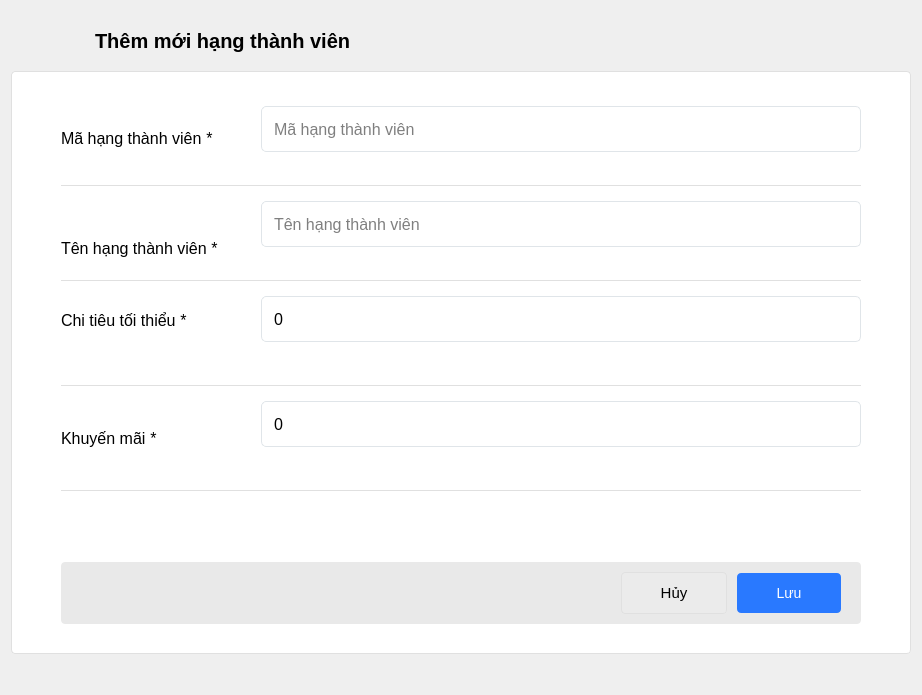
<?xml version="1.0" encoding="UTF-8"?>
<ui version="4.0">
 <class>Form</class>
 <widget class="QWidget" name="Form">
  <property name="geometry">
   <rect>
    <x>0</x>
    <y>0</y>
    <width>922</width>
    <height>695</height>
   </rect>
  </property>
  <property name="windowTitle">
   <string>Form</string>
  </property>
  <property name="styleSheet">
   <string notr="true">QSpinBox{
	border: 1px solid #e0e5e9;
	background: transparent;
	font-size: 16px;
	line-height: 1.2;
	min-height:34px;
	height: 34px;
	border-radius: 5px;
	padding: 5px 10px;
	min-width: 200px;
}

QSpinBox:focus {
	border-color: #5500ff;
}

QLineEdit, QPlainTextEdit{
	border: 1px solid #e0e5e9;
	font-size: 16px;
	line-height: 1.2;
	min-height:34px;
	height: 34px;
	border-radius: 5px;
	padding: 5px 10px;
	min-width: 200px;
}

    QScrollBar:vertical
    {
        background-color: #fff;
        width: 15px;
        margin: 15px 3px 15px 3px;
        border: 1px transparent #2A2929;
        border-radius: 4px;
    }

    QScrollBar::handle:vertical
    {
        background-color: #cdd3d6;         /* #605F5F; */
        min-height: 5px;
        border-radius: 4px;
    }

#scrollArea_2, #verticalLayout_6, #userDialogForm, #scrollAreaWidgetContents_2, #widget{
	background: #fff;
}
    QScrollBar::sub-line:vertical
    {
        margin: 3px 0px 3px 0px;
        border-image: url(:/qss_icons/rc/up_arrow_disabled.png);
        height: 10px;
        width: 10px;
        subcontrol-position: top;
        subcontrol-origin: margin;
    }

    QScrollBar::add-line:vertical
    {
        margin: 3px 0px 3px 0px;
        border-image: url(:/qss_icons/rc/down_arrow_disabled.png);
        height: 10px;
        width: 10px;
        subcontrol-position: bottom;
        subcontrol-origin: margin;
    }

    QScrollBar::sub-line:vertical:hover,QScrollBar::sub-line:vertical:on
    {
        border-image: url(:/qss_icons/rc/up_arrow.png);
        height: 10px;
        width: 10px;
        subcontrol-position: top;
        subcontrol-origin: margin;
    }

    QScrollBar::add-line:vertical:hover, QScrollBar::add-line:vertical:on
    {
        border-image: url(:/qss_icons/rc/down_arrow.png);
        height: 10px;
        width: 10px;
        subcontrol-position: bottom;
        subcontrol-origin: margin;
    }

    QScrollBar::up-arrow:vertical, QScrollBar::down-arrow:vertical
    {
        background: none;
    }

    QScrollBar::add-page:vertical, QScrollBar::sub-page:vertical
    {
        background: none;
    }

#dialog_product_title{
	font-size: 20px;
	font-weight: bold;
}

#centralwidget QLineEdit:focus, QPlainTextEdit:focus {
	border-color: #5500ff;
}

#userDialogForm QLabel{
	color: #000;
	font-size: 16px;
	font-weight: 400;
}

#userDialogForm  QLineEdit{
	border: 1px solid #e0e5e9;
	background: transparent;
	font-size: 16px;
	line-height: 1.2;
	min-height:34px;
	height: 34px;
	border-radius: 5px;
	padding: 5px 10px;
	min-width: 200px;
}

#centralwidget QLineEdit:focus {
	border-color: #5500ff;
}

QPushButton{
	min-height: 36px;
	font-size: 14px;
	padding: 2px 12px;
}

QHBoxLayout QLabel{
	background: red;
}

#btn_save_product{
	min-height: 36px;
	border-radius: 4px;
	color: #fff;
    background: #2979ff;
	border: 1px;
	font-size: 14px;
	padding: 2px 12px;
    min-width: 80px;
}

#btn_add_product_category{
	min-height: 42px;
	border-radius: 4px;
	color: #fff;
    background: #2979ff;
	border: 1px;
	font-size: 14px;
	padding: 2px 12px;
    min-width: 30px;
}

#btn_save_product:hover{
	    background: #0062cc;
}


#btn_cancel_rank{
	background: #ebebeb;
	outline: none;
	border: 1px solid #e0e0e0;
	min-height: 36px;
    min-width: 80px;
	border-radius: 4px;
	padding: 2px 12px;
}

#btn_cancel_product:hover{
	background: #f4f5f8;
}

QTableWidget QHeaderView::section {
  	height: 48px;
	font-weight: 600;
	text-align: left;
	font-size: 14px;

	font-weight: 600;
    background: #fff;
	padding: 0 16px;
}
#tableUserContainer{
	border: none;
	border-radius:  4px;
}

QTableWidget::item {
   	padding: 0 16px;
	vertical-align: middle;
	height: 50px;
    border-bottom: 1px solid #ddd;	
	border-right: 1px solid #ddd;
	cursor: pointer;
}

#stackedWidget{
	background: #fff;
}

#userDialogForm QLabel{
	color: #000;
	font-size: 16px;
	font-weight: 400;
}

#userDialogForm  QLineEdit, #userDialogForm QComboBox, QSpinBox{
	border: 1px solid #e0e5e9;
	background: transparent;
	font-size: 16px;
	line-height: 1.2;
	min-height:34px;
	height: 34px;
	border-radius: 5px;
	padding: 5px 10px;
	min-width: 200px;
}

QLineEdit, QComboxBox,QSpinBox{
	border: 1px solid #e0e5e9;
	font-size: 16px;
	line-height: 1.2;
	min-height:34px;
	height: 34px;
	border-radius: 5px;
	padding: 5px 10px;
	min-width: 200px;
}

#centralwidget QLineEdit:focus, #centralwidget QComboBox:focus, QSpinBox:focus {
	border-color: #5500ff;
}

#btnCancelUser,#btn_image_product, #btn_manufacture_date_product{
	background: #ebebeb;
	outline: none;
	border: 1px solid #e0e0e0;
	min-height: 36px;
    min-width: 80px;
	border-radius: 4px;
	padding: 2px 12px;
}

#btn_cancel_rank:hover, #btn_image_product:hover{
	background: #f4f5f8;
}

#btn_save_rank{
	min-height: 36px;
	border-radius: 4px;
	color: #fff;
    background: #2979ff;
	border: 1px;
	font-size: 14px;
	padding: 2px 12px;
    min-width: 80px;
}

QPushButton{
	min-height: 36px;
	font-size: 14px;
	padding: 2px 12px;
}

#btn_save_rank:hover{
	    background: #0062cc;
}

#footerUserContainer{
	 background-color: #fbfbfe;
	padding: 12px 24px;
	border-top: 1px solid #e0e0e0;
}

#back_btn_rank{
	margin-left: 10px;
	margin-right: 10px;
	background: transparent;
}

#dialogTitleUser{
	font-size: 20px;
	font-weight: bold;
}

#popupHeader{
	height: 60px;
	min-height: 24px;
}

#widget_12, #widget_11, #widget_10, #widget_7, #confirmContainer, #widget_2, #widget_12, #discount_container{
		border-bottom: 1px solid #e0e0e0;
}	

#userDialogForm{
		border-radius: 4px;
		border: 1px solid #e0e0e0;
}



#userDialogFormSubContainer{
	background: #e9e9e9;
	border-radius: 4px;
}
 #formInput_4 QLabel {
	margin-top: 10px;
}
QHBoxLayout QLabel{
	background: red;
}

#label_product_1, #labelCode, #labelPassword{
	margin-top:30px;
}

QPushButton, QComboBox{
	min-width: 80px;
	min-height: 36px;
	border-radius: 4px;
	font-size: 15px;
}

#error_product_image, #error_quantity, #error_manufacture_date, #error_description, #error_price, #error_name, #error_code, #error_spending, #error_discount{
	padding-top: 8px;
	padding-bottom: 8px;
}

#addUserBtn, #btn_add_category, #btn_add_product{
		width:  100px;
		background: #2979ff;
		color: #fff;
}

#addUserBtn:hover{
	background: #1a73e8;
}

#addUserBtn QLabel{
	padding-left: 10px;
}

#search_btn_2{
	border: none;
}

#searchBoxContainer QLineEdit, #searchBoxContainer_2 QLineEdit, #search_input_category_2, #search_input_product_2{
	border: none;
}

#searchBoxContainer, #searchBoxContainer_3,#searchBoxContainer_4{
	border: 1px solid #e0e0e0;
    border-radius: 3.5px;	
	min-height: 36px;
}

#searchBoxContainer_2{
	border: 1px solid #e0e0e0;
    border-radius: 3.5px;
	min-height: 36px;
}

#headerAdmin{
	background: #fff;
}

#change_btn{
	max-width: 20px !important;
}

#change_btn:hover{
	background: #ddd;
}

#change_btn, #search_btn_5,  #search_btn_2, #back_btn_category, #search_btn_category_2, #search_btn_product_2, #btn_image_product, #btn_manufacture_date_product, #back_btn_rank{
	min-width: 30px;
}


#search_input_5{
	padding: 0;
	padding-left: 10px
}

#customers_btn_2, #products_btn_2, #orders_btn_2, #dashboard_btn_2,#home_btn_2,#user_btn_2, #category_btn_2{
	text-align: left;
}

#label_required_4, #label_required_3, #label_required_2, #label_required_1{
	text-align: right;
}

#btn_image_product{
	min-height:  40px;
	min-width: 64px;
}

QPlainTextEdit{
	min-height: 82px;
}</string>
  </property>
  <layout class="QVBoxLayout" name="verticalLayout">
   <item>
    <widget class="QWidget" name="customerDialog" native="true">
     <layout class="QVBoxLayout" name="verticalLayout_9">
      <property name="spacing">
       <number>0</number>
      </property>
      <property name="leftMargin">
       <number>0</number>
      </property>
      <property name="topMargin">
       <number>0</number>
      </property>
      <property name="rightMargin">
       <number>0</number>
      </property>
      <property name="bottomMargin">
       <number>0</number>
      </property>
      <item>
       <layout class="QVBoxLayout" name="verticalLayout_7">
        <item>
         <widget class="QWidget" name="popupHeader" native="true">
          <property name="minimumSize">
           <size>
            <width>0</width>
            <height>60</height>
           </size>
          </property>
          <layout class="QHBoxLayout" name="horizontalLayout_8">
           <property name="spacing">
            <number>0</number>
           </property>
           <property name="leftMargin">
            <number>0</number>
           </property>
           <property name="topMargin">
            <number>0</number>
           </property>
           <property name="rightMargin">
            <number>0</number>
           </property>
           <property name="bottomMargin">
            <number>0</number>
           </property>
           <item>
            <layout class="QHBoxLayout" name="horizontalLayout_7">
             <property name="spacing">
              <number>0</number>
             </property>
             <item>
              <widget class="QPushButton" name="back_btn_rank">
               <property name="cursor">
                <cursorShape>PointingHandCursor</cursorShape>
               </property>
               <property name="text">
                <string/>
               </property>
               <property name="icon">
                <iconset resource="../resource.qrc">
                 <normaloff>:/icon/resources/icon/back.svg</normaloff>:/icon/resources/icon/back.svg</iconset>
               </property>
              </widget>
             </item>
             <item>
              <widget class="QLabel" name="dialogTitleUser">
               <property name="font">
                <font>
                 <pointsize>-1</pointsize>
                 <weight>75</weight>
                 <bold>true</bold>
                </font>
               </property>
               <property name="text">
                <string>Thêm mới hạng thành viên</string>
               </property>
              </widget>
             </item>
             <item>
              <spacer name="horizontalSpacer_4">
               <property name="orientation">
                <enum>Qt::Horizontal</enum>
               </property>
               <property name="sizeHint" stdset="0">
                <size>
                 <width>40</width>
                 <height>20</height>
                </size>
               </property>
              </spacer>
             </item>
            </layout>
           </item>
          </layout>
         </widget>
        </item>
        <item>
         <widget class="QWidget" name="widget_9" native="true">
          <property name="sizePolicy">
           <sizepolicy hsizetype="Expanding" vsizetype="Preferred">
            <horstretch>0</horstretch>
            <verstretch>0</verstretch>
           </sizepolicy>
          </property>
          <property name="minimumSize">
           <size>
            <width>0</width>
            <height>100</height>
           </size>
          </property>
          <layout class="QHBoxLayout" name="horizontalLayout_12">
           <property name="spacing">
            <number>0</number>
           </property>
           <property name="leftMargin">
            <number>0</number>
           </property>
           <property name="topMargin">
            <number>0</number>
           </property>
           <property name="rightMargin">
            <number>0</number>
           </property>
           <property name="bottomMargin">
            <number>0</number>
           </property>
           <item>
            <layout class="QHBoxLayout" name="horizontalLayout_11">
             <property name="spacing">
              <number>0</number>
             </property>
             <property name="bottomMargin">
              <number>30</number>
             </property>
             <item>
              <spacer name="horizontalSpacer_7">
               <property name="orientation">
                <enum>Qt::Horizontal</enum>
               </property>
               <property name="sizeHint" stdset="0">
                <size>
                 <width>40</width>
                 <height>20</height>
                </size>
               </property>
              </spacer>
             </item>
             <item>
              <widget class="QWidget" name="userDialogForm" native="true">
               <property name="sizePolicy">
                <sizepolicy hsizetype="Expanding" vsizetype="Preferred">
                 <horstretch>0</horstretch>
                 <verstretch>0</verstretch>
                </sizepolicy>
               </property>
               <property name="minimumSize">
                <size>
                 <width>900</width>
                 <height>300</height>
                </size>
               </property>
               <layout class="QVBoxLayout" name="verticalLayout_10">
                <property name="spacing">
                 <number>0</number>
                </property>
                <property name="leftMargin">
                 <number>50</number>
                </property>
                <property name="topMargin">
                 <number>20</number>
                </property>
                <property name="rightMargin">
                 <number>50</number>
                </property>
                <property name="bottomMargin">
                 <number>30</number>
                </property>
                <item>
                 <layout class="QVBoxLayout" name="userDialogFormContainer_2">
                  <property name="spacing">
                   <number>0</number>
                  </property>
                  <property name="leftMargin">
                   <number>0</number>
                  </property>
                  <property name="topMargin">
                   <number>0</number>
                  </property>
                  <property name="rightMargin">
                   <number>0</number>
                  </property>
                  <property name="bottomMargin">
                   <number>0</number>
                  </property>
                  <item>
                   <widget class="QWidget" name="widget_7" native="true">
                    <layout class="QHBoxLayout" name="horizontalLayout_9">
                     <property name="spacing">
                      <number>0</number>
                     </property>
                     <property name="leftMargin">
                      <number>0</number>
                     </property>
                     <property name="topMargin">
                      <number>0</number>
                     </property>
                     <property name="rightMargin">
                      <number>0</number>
                     </property>
                     <property name="bottomMargin">
                      <number>0</number>
                     </property>
                     <item>
                      <widget class="QWidget" name="widget_14" native="true">
                       <layout class="QHBoxLayout" name="horizontalLayout_2">
                        <property name="spacing">
                         <number>0</number>
                        </property>
                        <property name="leftMargin">
                         <number>0</number>
                        </property>
                        <property name="topMargin">
                         <number>0</number>
                        </property>
                        <property name="rightMargin">
                         <number>0</number>
                        </property>
                        <property name="bottomMargin">
                         <number>0</number>
                        </property>
                        <item>
                         <widget class="QWidget" name="widget_8" native="true">
                          <property name="minimumSize">
                           <size>
                            <width>200</width>
                            <height>0</height>
                           </size>
                          </property>
                          <property name="maximumSize">
                           <size>
                            <width>200</width>
                            <height>16777215</height>
                           </size>
                          </property>
                          <layout class="QHBoxLayout" name="horizontalLayout_10">
                           <property name="spacing">
                            <number>0</number>
                           </property>
                           <property name="leftMargin">
                            <number>0</number>
                           </property>
                           <property name="topMargin">
                            <number>0</number>
                           </property>
                           <property name="rightMargin">
                            <number>0</number>
                           </property>
                           <property name="bottomMargin">
                            <number>0</number>
                           </property>
                           <item>
                            <widget class="QLabel" name="labelName_2">
                             <property name="text">
                              <string>Mã hạng thành viên</string>
                             </property>
                            </widget>
                           </item>
                           <item>
                            <widget class="QLabel" name="label_required_6">
                             <property name="sizePolicy">
                              <sizepolicy hsizetype="Expanding" vsizetype="Preferred">
                               <horstretch>0</horstretch>
                               <verstretch>0</verstretch>
                              </sizepolicy>
                             </property>
                             <property name="text">
                              <string> *</string>
                             </property>
                            </widget>
                           </item>
                          </layout>
                         </widget>
                        </item>
                        <item>
                         <widget class="QWidget" name="widget_15" native="true">
                          <property name="maximumSize">
                           <size>
                            <width>16777215</width>
                            <height>16777215</height>
                           </size>
                          </property>
                          <layout class="QVBoxLayout" name="verticalLayout_16">
                           <property name="spacing">
                            <number>0</number>
                           </property>
                           <property name="leftMargin">
                            <number>0</number>
                           </property>
                           <property name="topMargin">
                            <number>15</number>
                           </property>
                           <property name="rightMargin">
                            <number>0</number>
                           </property>
                           <property name="bottomMargin">
                            <number>0</number>
                           </property>
                           <item>
                            <widget class="QLineEdit" name="code_le">
                             <property name="minimumSize">
                              <size>
                               <width>222</width>
                               <height>46</height>
                              </size>
                             </property>
                             <property name="maximumSize">
                              <size>
                               <width>16777215</width>
                               <height>16777215</height>
                              </size>
                             </property>
                             <property name="text">
                              <string/>
                             </property>
                             <property name="placeholderText">
                              <string notr="true">Mã hạng thành viên</string>
                             </property>
                             <property name="clearButtonEnabled">
                              <bool>true</bool>
                             </property>
                            </widget>
                           </item>
                           <item>
                            <widget class="QLabel" name="error_code">
                             <property name="text">
                              <string/>
                             </property>
                             <property name="margin">
                              <number>0</number>
                             </property>
                            </widget>
                           </item>
                          </layout>
                         </widget>
                        </item>
                       </layout>
                      </widget>
                     </item>
                    </layout>
                   </widget>
                  </item>
                  <item>
                   <widget class="QWidget" name="widget_10" native="true">
                    <property name="sizePolicy">
                     <sizepolicy hsizetype="Expanding" vsizetype="Preferred">
                      <horstretch>0</horstretch>
                      <verstretch>0</verstretch>
                     </sizepolicy>
                    </property>
                    <property name="minimumSize">
                     <size>
                      <width>0</width>
                      <height>0</height>
                     </size>
                    </property>
                    <layout class="QHBoxLayout" name="horizontalLayout">
                     <property name="spacing">
                      <number>0</number>
                     </property>
                     <property name="leftMargin">
                      <number>0</number>
                     </property>
                     <property name="topMargin">
                      <number>0</number>
                     </property>
                     <property name="rightMargin">
                      <number>0</number>
                     </property>
                     <property name="bottomMargin">
                      <number>0</number>
                     </property>
                     <item>
                      <widget class="QWidget" name="widget_6" native="true">
                       <property name="minimumSize">
                        <size>
                         <width>200</width>
                         <height>0</height>
                        </size>
                       </property>
                       <property name="maximumSize">
                        <size>
                         <width>200</width>
                         <height>16777215</height>
                        </size>
                       </property>
                       <layout class="QHBoxLayout" name="horizontalLayout_6">
                        <property name="spacing">
                         <number>0</number>
                        </property>
                        <property name="leftMargin">
                         <number>0</number>
                        </property>
                        <property name="topMargin">
                         <number>30</number>
                        </property>
                        <property name="rightMargin">
                         <number>0</number>
                        </property>
                        <property name="bottomMargin">
                         <number>0</number>
                        </property>
                        <item>
                         <widget class="QLabel" name="labelName">
                          <property name="text">
                           <string>Tên hạng thành viên</string>
                          </property>
                         </widget>
                        </item>
                        <item>
                         <widget class="QLabel" name="label_required_5">
                          <property name="sizePolicy">
                           <sizepolicy hsizetype="Expanding" vsizetype="Preferred">
                            <horstretch>0</horstretch>
                            <verstretch>0</verstretch>
                           </sizepolicy>
                          </property>
                          <property name="text">
                           <string> *</string>
                          </property>
                         </widget>
                        </item>
                       </layout>
                      </widget>
                     </item>
                     <item>
                      <widget class="QWidget" name="formInput_6" native="true">
                       <property name="maximumSize">
                        <size>
                         <width>16777215</width>
                         <height>16777215</height>
                        </size>
                       </property>
                       <layout class="QVBoxLayout" name="verticalLayout_13">
                        <property name="spacing">
                         <number>0</number>
                        </property>
                        <property name="leftMargin">
                         <number>0</number>
                        </property>
                        <property name="topMargin">
                         <number>15</number>
                        </property>
                        <property name="rightMargin">
                         <number>0</number>
                        </property>
                        <property name="bottomMargin">
                         <number>0</number>
                        </property>
                        <item>
                         <widget class="QLineEdit" name="name_le">
                          <property name="minimumSize">
                           <size>
                            <width>222</width>
                            <height>46</height>
                           </size>
                          </property>
                          <property name="maximumSize">
                           <size>
                            <width>16777215</width>
                            <height>16777215</height>
                           </size>
                          </property>
                          <property name="placeholderText">
                           <string>Tên hạng thành viên</string>
                          </property>
                          <property name="clearButtonEnabled">
                           <bool>true</bool>
                          </property>
                         </widget>
                        </item>
                        <item alignment="Qt::AlignTop">
                         <widget class="QLabel" name="error_name">
                          <property name="text">
                           <string/>
                          </property>
                          <property name="margin">
                           <number>0</number>
                          </property>
                         </widget>
                        </item>
                       </layout>
                      </widget>
                     </item>
                    </layout>
                   </widget>
                  </item>
                  <item>
                   <widget class="QWidget" name="confirmContainer" native="true">
                    <layout class="QVBoxLayout" name="verticalLayout_2">
                     <property name="spacing">
                      <number>0</number>
                     </property>
                     <property name="leftMargin">
                      <number>0</number>
                     </property>
                     <property name="topMargin">
                      <number>0</number>
                     </property>
                     <property name="rightMargin">
                      <number>0</number>
                     </property>
                     <property name="bottomMargin">
                      <number>0</number>
                     </property>
                     <item>
                      <widget class="QWidget" name="confirmContainer_2" native="true">
                       <property name="minimumSize">
                        <size>
                         <width>0</width>
                         <height>105</height>
                        </size>
                       </property>
                       <layout class="QHBoxLayout" name="horizontalLayout_18">
                        <property name="spacing">
                         <number>0</number>
                        </property>
                        <property name="leftMargin">
                         <number>0</number>
                        </property>
                        <property name="topMargin">
                         <number>0</number>
                        </property>
                        <property name="rightMargin">
                         <number>0</number>
                        </property>
                        <property name="bottomMargin">
                         <number>0</number>
                        </property>
                        <item>
                         <layout class="QHBoxLayout" name="horizontalLayout_17">
                          <property name="spacing">
                           <number>0</number>
                          </property>
                          <property name="topMargin">
                           <number>0</number>
                          </property>
                          <item alignment="Qt::AlignTop">
                           <widget class="QWidget" name="widget_5" native="true">
                            <property name="minimumSize">
                             <size>
                              <width>200</width>
                              <height>0</height>
                             </size>
                            </property>
                            <property name="maximumSize">
                             <size>
                              <width>200</width>
                              <height>16777215</height>
                             </size>
                            </property>
                            <layout class="QHBoxLayout" name="horizontalLayout_5">
                             <property name="spacing">
                              <number>0</number>
                             </property>
                             <property name="leftMargin">
                              <number>0</number>
                             </property>
                             <property name="topMargin">
                              <number>30</number>
                             </property>
                             <property name="rightMargin">
                              <number>0</number>
                             </property>
                             <property name="bottomMargin">
                              <number>0</number>
                             </property>
                             <item>
                              <widget class="QLabel" name="label_7">
                               <property name="text">
                                <string>Chi tiêu tối thiểu</string>
                               </property>
                              </widget>
                             </item>
                             <item>
                              <widget class="QLabel" name="label_required_4">
                               <property name="sizePolicy">
                                <sizepolicy hsizetype="Expanding" vsizetype="Preferred">
                                 <horstretch>0</horstretch>
                                 <verstretch>0</verstretch>
                                </sizepolicy>
                               </property>
                               <property name="text">
                                <string> *</string>
                               </property>
                              </widget>
                             </item>
                            </layout>
                           </widget>
                          </item>
                          <item alignment="Qt::AlignTop">
                           <widget class="QWidget" name="formInput_3" native="true">
                            <property name="maximumSize">
                             <size>
                              <width>16777215</width>
                              <height>16777215</height>
                             </size>
                            </property>
                            <layout class="QVBoxLayout" name="verticalLayout_15">
                             <property name="spacing">
                              <number>0</number>
                             </property>
                             <property name="leftMargin">
                              <number>0</number>
                             </property>
                             <property name="topMargin">
                              <number>15</number>
                             </property>
                             <property name="rightMargin">
                              <number>0</number>
                             </property>
                             <property name="bottomMargin">
                              <number>0</number>
                             </property>
                             <item>
                              <widget class="QSpinBox" name="spending_le">
                               <property name="buttonSymbols">
                                <enum>QAbstractSpinBox::NoButtons</enum>
                               </property>
                               <property name="maximum">
                                <number>1000000000</number>
                               </property>
                              </widget>
                             </item>
                             <item alignment="Qt::AlignTop">
                              <widget class="QLabel" name="error_spending">
                               <property name="text">
                                <string/>
                               </property>
                               <property name="alignment">
                                <set>Qt::AlignLeading|Qt::AlignLeft|Qt::AlignTop</set>
                               </property>
                               <property name="margin">
                                <number>0</number>
                               </property>
                              </widget>
                             </item>
                            </layout>
                           </widget>
                          </item>
                         </layout>
                        </item>
                       </layout>
                      </widget>
                     </item>
                    </layout>
                   </widget>
                  </item>
                  <item>
                   <widget class="QWidget" name="discount_container" native="true">
                    <property name="minimumSize">
                     <size>
                      <width>0</width>
                      <height>105</height>
                     </size>
                    </property>
                    <layout class="QVBoxLayout" name="verticalLayout_3">
                     <property name="spacing">
                      <number>0</number>
                     </property>
                     <property name="leftMargin">
                      <number>0</number>
                     </property>
                     <property name="topMargin">
                      <number>0</number>
                     </property>
                     <property name="rightMargin">
                      <number>0</number>
                     </property>
                     <property name="bottomMargin">
                      <number>0</number>
                     </property>
                     <item>
                      <widget class="QWidget" name="discount_sub_container" native="true">
                       <layout class="QHBoxLayout" name="horizontalLayout_3">
                        <property name="spacing">
                         <number>0</number>
                        </property>
                        <property name="leftMargin">
                         <number>0</number>
                        </property>
                        <property name="topMargin">
                         <number>0</number>
                        </property>
                        <property name="rightMargin">
                         <number>0</number>
                        </property>
                        <property name="bottomMargin">
                         <number>0</number>
                        </property>
                        <item>
                         <widget class="QWidget" name="widget_dis" native="true">
                          <property name="minimumSize">
                           <size>
                            <width>200</width>
                            <height>0</height>
                           </size>
                          </property>
                          <property name="maximumSize">
                           <size>
                            <width>200</width>
                            <height>16777215</height>
                           </size>
                          </property>
                          <layout class="QHBoxLayout" name="horizontalLayout_13">
                           <property name="spacing">
                            <number>0</number>
                           </property>
                           <property name="leftMargin">
                            <number>0</number>
                           </property>
                           <property name="topMargin">
                            <number>0</number>
                           </property>
                           <property name="rightMargin">
                            <number>0</number>
                           </property>
                           <property name="bottomMargin">
                            <number>0</number>
                           </property>
                           <item>
                            <widget class="QLabel" name="labelName_3">
                             <property name="text">
                              <string>Khuyến mãi</string>
                             </property>
                            </widget>
                           </item>
                           <item>
                            <widget class="QLabel" name="label_required_7">
                             <property name="sizePolicy">
                              <sizepolicy hsizetype="Expanding" vsizetype="Preferred">
                               <horstretch>0</horstretch>
                               <verstretch>0</verstretch>
                              </sizepolicy>
                             </property>
                             <property name="text">
                              <string> *</string>
                             </property>
                            </widget>
                           </item>
                          </layout>
                         </widget>
                        </item>
                        <item>
                         <widget class="QWidget" name="widget_17" native="true">
                          <property name="maximumSize">
                           <size>
                            <width>16777215</width>
                            <height>16777215</height>
                           </size>
                          </property>
                          <layout class="QVBoxLayout" name="verticalLayout_17">
                           <property name="spacing">
                            <number>0</number>
                           </property>
                           <property name="leftMargin">
                            <number>0</number>
                           </property>
                           <property name="topMargin">
                            <number>15</number>
                           </property>
                           <property name="rightMargin">
                            <number>0</number>
                           </property>
                           <property name="bottomMargin">
                            <number>0</number>
                           </property>
                           <item>
                            <widget class="QSpinBox" name="discount_le">
                             <property name="maximum">
                              <number>100</number>
                             </property>
                            </widget>
                           </item>
                           <item>
                            <widget class="QLabel" name="error_discount">
                             <property name="text">
                              <string/>
                             </property>
                             <property name="margin">
                              <number>0</number>
                             </property>
                            </widget>
                           </item>
                          </layout>
                         </widget>
                        </item>
                       </layout>
                      </widget>
                     </item>
                    </layout>
                   </widget>
                  </item>
                  <item>
                   <spacer name="verticalSpacer_3">
                    <property name="orientation">
                     <enum>Qt::Vertical</enum>
                    </property>
                    <property name="sizeHint" stdset="0">
                     <size>
                      <width>20</width>
                      <height>40</height>
                     </size>
                    </property>
                   </spacer>
                  </item>
                  <item>
                   <widget class="QWidget" name="userDialogFormSubContainer" native="true">
                    <layout class="QVBoxLayout" name="verticalLayout_11">
                     <property name="spacing">
                      <number>0</number>
                     </property>
                     <property name="leftMargin">
                      <number>0</number>
                     </property>
                     <property name="topMargin">
                      <number>0</number>
                     </property>
                     <property name="rightMargin">
                      <number>0</number>
                     </property>
                     <property name="bottomMargin">
                      <number>0</number>
                     </property>
                     <item>
                      <layout class="QHBoxLayout" name="horizontalLayout_19">
                       <property name="spacing">
                        <number>10</number>
                       </property>
                       <property name="topMargin">
                        <number>10</number>
                       </property>
                       <property name="rightMargin">
                        <number>20</number>
                       </property>
                       <property name="bottomMargin">
                        <number>10</number>
                       </property>
                       <item>
                        <spacer name="horizontalSpacer_11">
                         <property name="orientation">
                          <enum>Qt::Horizontal</enum>
                         </property>
                         <property name="sizeHint" stdset="0">
                          <size>
                           <width>40</width>
                           <height>20</height>
                          </size>
                         </property>
                        </spacer>
                       </item>
                       <item>
                        <widget class="QPushButton" name="btn_cancel_rank">
                         <property name="cursor">
                          <cursorShape>PointingHandCursor</cursorShape>
                         </property>
                         <property name="text">
                          <string>Hủy</string>
                         </property>
                        </widget>
                       </item>
                       <item>
                        <widget class="QPushButton" name="btn_save_rank">
                         <property name="cursor">
                          <cursorShape>PointingHandCursor</cursorShape>
                         </property>
                         <property name="text">
                          <string>Lưu</string>
                         </property>
                        </widget>
                       </item>
                      </layout>
                     </item>
                    </layout>
                   </widget>
                  </item>
                 </layout>
                </item>
               </layout>
              </widget>
             </item>
             <item>
              <spacer name="horizontalSpacer_6">
               <property name="orientation">
                <enum>Qt::Horizontal</enum>
               </property>
               <property name="sizeHint" stdset="0">
                <size>
                 <width>40</width>
                 <height>20</height>
                </size>
               </property>
              </spacer>
             </item>
            </layout>
           </item>
          </layout>
         </widget>
        </item>
       </layout>
      </item>
     </layout>
    </widget>
   </item>
  </layout>
 </widget>
 <resources>
  <include location="../resource.qrc"/>
 </resources>
 <connections/>
</ui>
